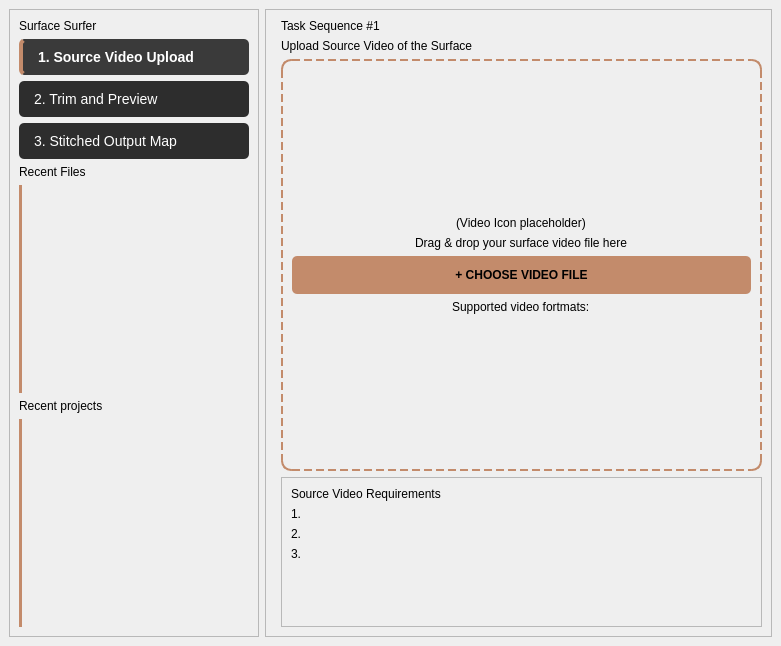
<?xml version="1.0" encoding="UTF-8"?>
<ui version="4.0">
 <class>main_window</class>
 <widget class="QMainWindow" name="main_window">
  <property name="geometry">
   <rect>
    <x>0</x>
    <y>0</y>
    <width>781</width>
    <height>646</height>
   </rect>
  </property>
  <property name="windowTitle">
   <string>MainWindow</string>
  </property>
  <widget class="QWidget" name="central_widget">
   <layout class="QHBoxLayout" name="horizontalLayout">
    <item>
     <widget class="QFrame" name="side_bar">
      <property name="maximumSize">
       <size>
        <width>250</width>
        <height>16777211</height>
       </size>
      </property>
      <property name="frameShape">
       <enum>QFrame::StyledPanel</enum>
      </property>
      <property name="frameShadow">
       <enum>QFrame::Raised</enum>
      </property>
      <layout class="QVBoxLayout" name="verticalLayout">
       <item>
        <widget class="QLabel" name="surface_surfer_label">
         <property name="text">
          <string>Surface Surfer</string>
         </property>
         <property name="textFormat">
          <enum>Qt::PlainText</enum>
         </property>
        </widget>
       </item>
       <item>
        <widget class="QPushButton" name="task_button_1">
         <property name="styleSheet">
          <string notr="true">QPushButton {
    background-color: #3A3A3A;
    color: #FFFFFF;
    text-align: left;
    padding: 10px 15px;
    border: none;
    border-left: 4px solid #C38B6B;
    border-radius: 5px;
    font-size: 14px;
    font-weight: bold;
}</string>
         </property>
         <property name="text">
          <string>1. Source Video Upload</string>
         </property>
        </widget>
       </item>
       <item>
        <widget class="QPushButton" name="task_button_2">
         <property name="styleSheet">
          <string notr="true">QPushButton {
    background-color: #2D2D2D;
    color: #FFFFFF;
    text-align: left;
    padding: 10px 15px;
    border: none;
    border-radius: 5px;
    font-size: 14px;
}
QPushButton:hover {
    background-color: #3A3A3A;
}</string>
         </property>
         <property name="text">
          <string>2. Trim and Preview</string>
         </property>
        </widget>
       </item>
       <item>
        <widget class="QPushButton" name="task_button_3">
         <property name="styleSheet">
          <string notr="true">QPushButton {
    background-color: #2D2D2D;
    color: #FFFFFF;
    text-align: left;
    padding: 10px 15px;
    border: none;
    border-radius: 5px;
    font-size: 14px;
}
QPushButton:hover {
    background-color: #3A3A3A;
}</string>
         </property>
         <property name="text">
          <string>3. Stitched Output Map</string>
         </property>
        </widget>
       </item>
       <item>
        <widget class="QLabel" name="recent_files_label">
         <property name="text">
          <string>Recent Files</string>
         </property>
        </widget>
       </item>
       <item>
        <widget class="QListWidget" name="recent_files_list">
         <property name="maximumSize">
          <size>
           <width>240</width>
           <height>16777215</height>
          </size>
         </property>
         <property name="styleSheet">
          <string notr="true">QListWidget {
    background-color: transparent;
    border: none;
    border-left: 3px solid #C38B6B;
    padding-left: 10px;
    color: #FFFFFF;
    outline: none;
}</string>
         </property>
         <property name="spacing">
          <number>0</number>
         </property>
        </widget>
       </item>
       <item>
        <widget class="QLabel" name="recent_projects_label">
         <property name="text">
          <string>Recent projects</string>
         </property>
        </widget>
       </item>
       <item>
        <widget class="QListWidget" name="recent_projects_list">
         <property name="styleSheet">
          <string notr="true">QListWidget {
    background-color: transparent;
    border: none;
    border-left: 3px solid #C38B6B;
    padding-left: 10px;
    color: #FFFFFF;
    outline: none;
}</string>
         </property>
        </widget>
       </item>
      </layout>
     </widget>
    </item>
    <item>
     <widget class="QFrame" name="main_area">
      <property name="frameShape">
       <enum>QFrame::StyledPanel</enum>
      </property>
      <property name="frameShadow">
       <enum>QFrame::Raised</enum>
      </property>
      <layout class="QVBoxLayout" name="verticalLayout_2">
       <property name="leftMargin">
        <number>15</number>
       </property>
       <item>
        <widget class="QLabel" name="label_3">
         <property name="text">
          <string>Task Sequence #1</string>
         </property>
        </widget>
       </item>
       <item>
        <widget class="QLabel" name="label_4">
         <property name="text">
          <string>Upload Source Video of the Surface</string>
         </property>
        </widget>
       </item>
       <item>
        <widget class="QFrame" name="drag_and_drop_zone">
         <property name="sizePolicy">
          <sizepolicy hsizetype="Expanding" vsizetype="Expanding">
           <horstretch>1</horstretch>
           <verstretch>0</verstretch>
          </sizepolicy>
         </property>
         <property name="minimumSize">
          <size>
           <width>0</width>
           <height>200</height>
          </size>
         </property>
         <property name="styleSheet">
          <string notr="true">#drag_and_drop_zone {
    border: 2px dashed #C38B6B;
    border-radius: 10px;
    background-color: transparent;
}</string>
         </property>
         <property name="frameShape">
          <enum>QFrame::StyledPanel</enum>
         </property>
         <property name="frameShadow">
          <enum>QFrame::Raised</enum>
         </property>
         <layout class="QVBoxLayout" name="verticalLayout_3">
          <item>
           <spacer name="v_spacer_2">
            <property name="orientation">
             <enum>Qt::Vertical</enum>
            </property>
            <property name="sizeHint" stdset="0">
             <size>
              <width>20</width>
              <height>40</height>
             </size>
            </property>
           </spacer>
          </item>
          <item alignment="Qt::AlignHCenter">
           <widget class="QLabel" name="video_icon_label">
            <property name="text">
             <string>(Video Icon placeholder)</string>
            </property>
           </widget>
          </item>
          <item alignment="Qt::AlignHCenter">
           <widget class="QLabel" name="drop_here_label">
            <property name="text">
             <string>Drag &amp; drop your surface video file here</string>
            </property>
           </widget>
          </item>
          <item>
           <widget class="QPushButton" name="upload_button">
            <property name="styleSheet">
             <string notr="true">QPushButton {
    background-color: #C38B6B;
    color: black;
    font-weight: bold;
    border-radius: 5px;
    padding: 12px;
}
QPushButton:hover {
    background-color: #D49D7E;
}</string>
            </property>
            <property name="text">
             <string>+ CHOOSE VIDEO FILE</string>
            </property>
           </widget>
          </item>
          <item alignment="Qt::AlignHCenter">
           <widget class="QLabel" name="formats_label">
            <property name="text">
             <string>Supported video fortmats:</string>
            </property>
           </widget>
          </item>
          <item>
           <spacer name="v_spacer_1">
            <property name="orientation">
             <enum>Qt::Vertical</enum>
            </property>
            <property name="sizeHint" stdset="0">
             <size>
              <width>20</width>
              <height>40</height>
             </size>
            </property>
           </spacer>
          </item>
         </layout>
        </widget>
       </item>
       <item>
        <widget class="QFrame" name="requirements_area">
         <property name="sizePolicy">
          <sizepolicy hsizetype="Preferred" vsizetype="MinimumExpanding">
           <horstretch>0</horstretch>
           <verstretch>0</verstretch>
          </sizepolicy>
         </property>
         <property name="maximumSize">
          <size>
           <width>16777215</width>
           <height>150</height>
          </size>
         </property>
         <property name="frameShape">
          <enum>QFrame::StyledPanel</enum>
         </property>
         <property name="frameShadow">
          <enum>QFrame::Raised</enum>
         </property>
         <layout class="QVBoxLayout" name="verticalLayout_4">
          <item>
           <widget class="QLabel" name="requirements_label">
            <property name="text">
             <string>Source Video Requirements</string>
            </property>
           </widget>
          </item>
          <item>
           <widget class="QLabel" name="requirement_label_1">
            <property name="text">
             <string>1.</string>
            </property>
           </widget>
          </item>
          <item>
           <widget class="QLabel" name="requirement_label2">
            <property name="text">
             <string>2. </string>
            </property>
           </widget>
          </item>
          <item>
           <widget class="QLabel" name="requirement_label_3">
            <property name="text">
             <string>3.</string>
            </property>
           </widget>
          </item>
          <item>
           <spacer name="v_spacer_3">
            <property name="orientation">
             <enum>Qt::Vertical</enum>
            </property>
            <property name="sizeHint" stdset="0">
             <size>
              <width>20</width>
              <height>40</height>
             </size>
            </property>
           </spacer>
          </item>
         </layout>
        </widget>
       </item>
      </layout>
     </widget>
    </item>
   </layout>
  </widget>
 </widget>
 <resources/>
 <connections/>
</ui>
